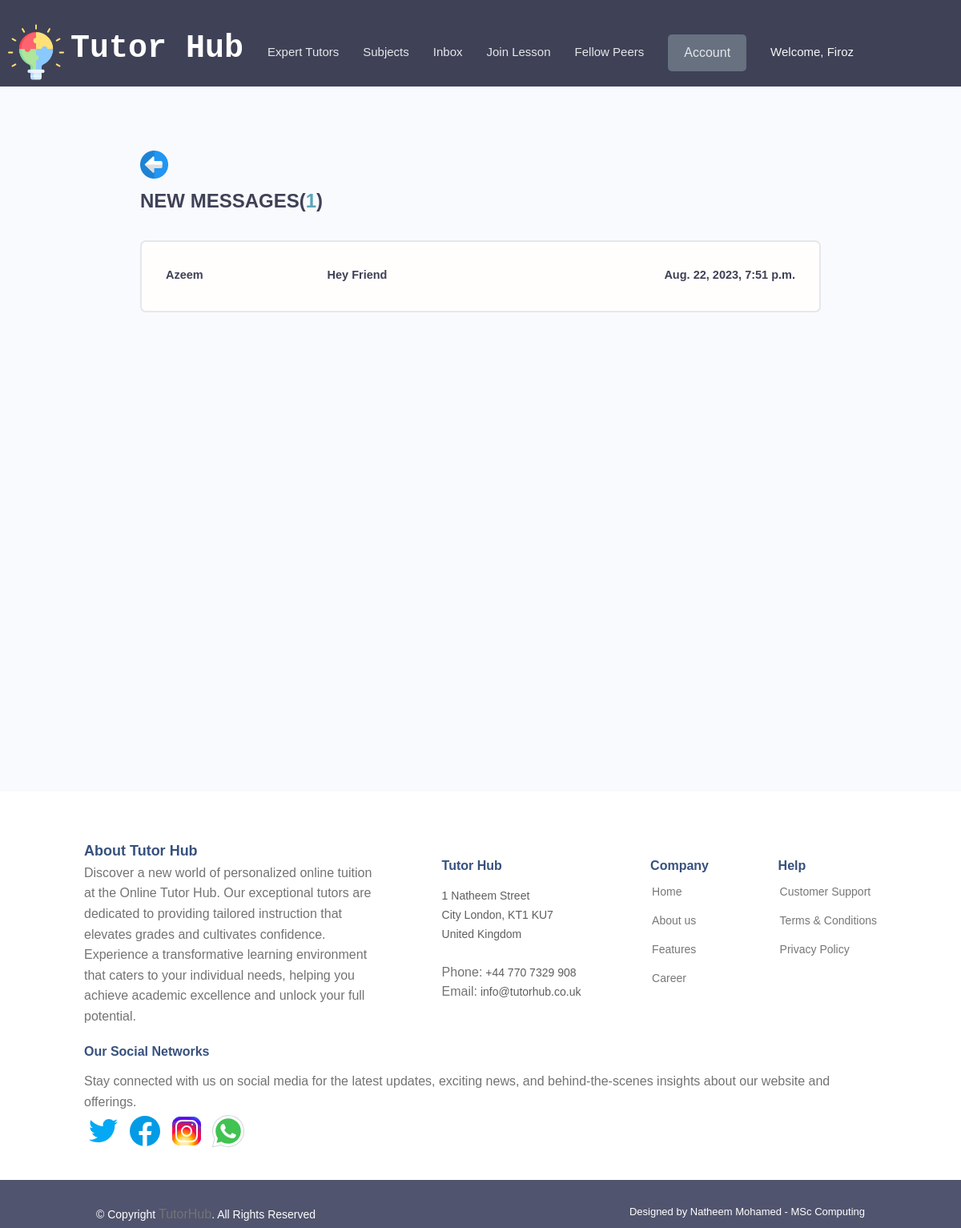
Page /inbox/ (signed in) on the earlier database version.
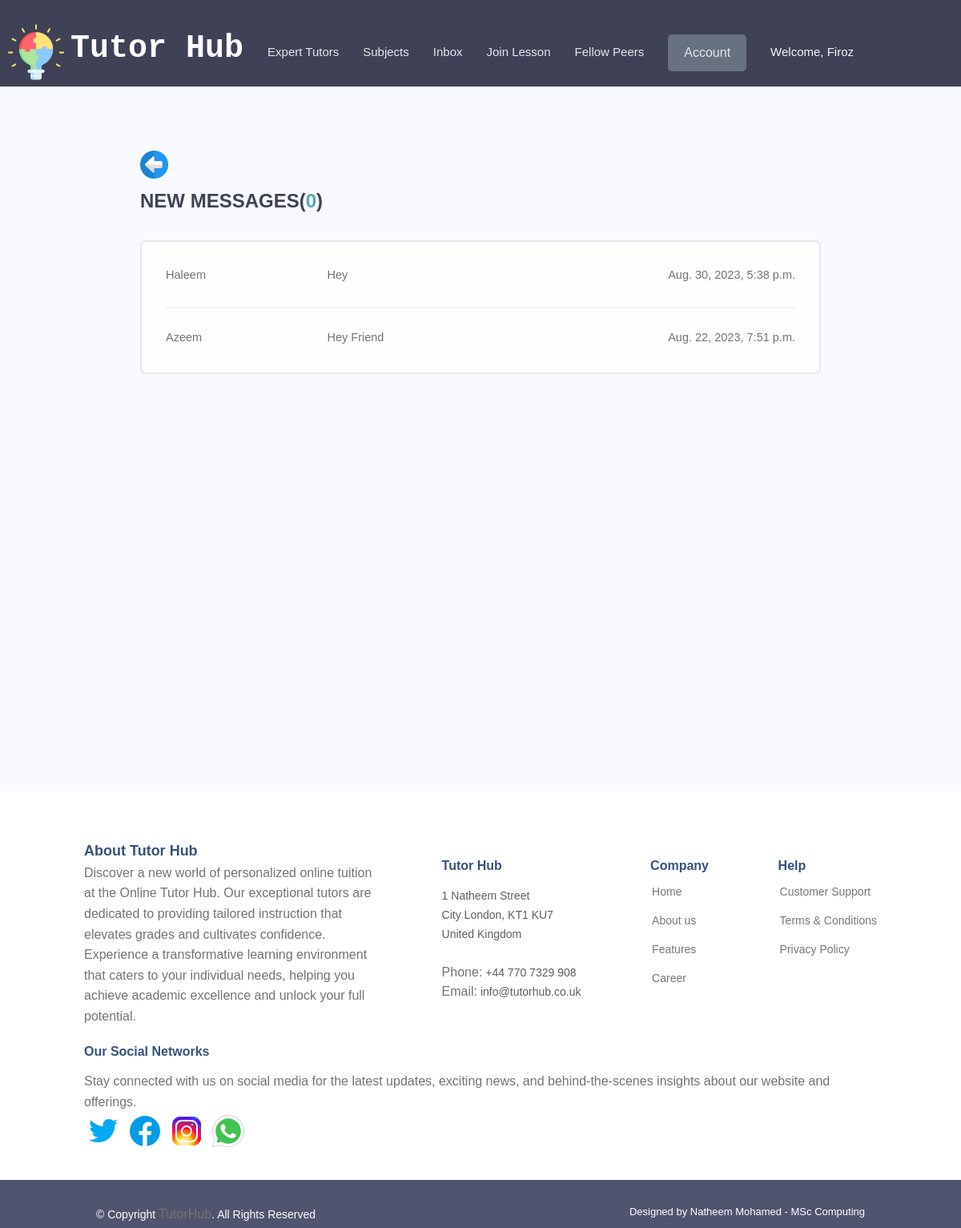
Same page on the later database version.
### users/models.py (models this page shows, shortened)
class NewUser(AbstractBaseUser,PermissionsMixin):
    email = models.EmailField(("email address"), unique=True)
    username = models.CharField(max_length=200, unique=True)
    first_name = models.CharField(max_length=200, blank=False)
    last_name = models.CharField(max_length=200, blank=True)
    USER_TYPE_CHOICES = (
    ('admin', 'Admin'),
    ('student', 'Student'),
    ('tutor', 'Tutor'),
    )
    user_type = models.CharField(max_length=15, choices=USER_TYPE_CHOICES)
    is_staff = models.BooleanField(default=False)
    is_active = models.BooleanField(default=True)
    is_superuser = models.BooleanField(default=False)
    last_login = models.DateTimeField(auto_now=True)
    date_joined = models.DateTimeField(auto_now_add=True)
    objects = CustomUserManager()
    USERNAME_FIELD = 'email'
    REQUIRED_FIELDS = ['username', 'first_name']

### userprofile/models.py (models this page shows, shortened)
class Message(models.Model):
    sender = models.ForeignKey(settings.AUTH_USER_MODEL, on_delete=models.SET_NULL, null=True, blank=True, related_name='sent_messages')
    recipient = models.ForeignKey(settings.AUTH_USER_MODEL, on_delete=models.SET_NULL, null=True, blank=True, related_name='received_messages')
    name = models.CharField(max_length=200, null=True, blank=True)
    email = models.EmailField(max_length=200, null=True, blank=True)
    subject = models.CharField(max_length=200, null=True, blank=True)
    body = models.TextField()
    is_read = models.BooleanField(default=False, null=True)
    created = models.DateTimeField(auto_now_add=True)
    id = models.UUIDField(default=uuid.uuid4, unique=True, primary_key=True, editable=False)
    class Meta:
        ordering = ['is_read', '-created']

### userprofile/views.py (the view)
# urls.py: path('inbox/', views.inbox, name="inbox"),
@login_required(login_url='login')
def inbox(request):
    current_user = request.user
    if current_user.user_type == 'student':
        profilepk = current_user.studentprofile.pk
    else:
        profilepk = None
    messageRequests = current_user.received_messages.all()
    unreadCount = messageRequests.filter(is_read=False).count()
    context = {'messageRequests':messageRequests,'unreadCount': unreadCount, 'profilepk':profilepk }
    return render(request, 'userprofile/inbox.html', context)

### userprofile/templates/userprofile/inbox.html
{% extends 'main.html' %}
{% load static %}
{% block content  %}
<main class="inbox my-xl">
    <div class="content-box">
        {% if request.user.user_type == 'tutor' %}
        <a href="{% url 'tutor-profile' pk=request.user.tutorprofile.pk %}">
        <img src="{% static 'images/default-image/previous.png' %}" style="max-width: 35px;" />
        </a>
        {% else %}
        <a href="{% url 'student-profile' pk=request.user.studentprofile.pk %}">
        <img src="{% static 'images/default-image/previous.png' %}" style="max-width: 35px;" />
        </a>
        {% endif %}
        <h3 class="inbox__title">New Messages(<span>{{unreadCount}}</span>)</h3>
        <ul class="messages">
            {% for recieved_message in messageRequests %}
            {% if recieved_message.is_read == False %}
            <li class="message message--unread">
                {% else %}
                <li class="message">
            {% endif %}
             <a href="{% url 'message' recieved_message.id%}">
                <span class="message__author">{{recieved_message.name}}</span>
                <span class="message__subject">{{recieved_message.subject}}</span>
                <span class="message__date">{{recieved_message.created}}</span>
             </a>
            </li>
            {% endfor %}
        </ul>
    </div>
</main>
{% endblock content  %}

### templates/main.html (shortened to what this page needs)
<!DOCTYPE html>
{% load static  %}
<html>
<head>
     <link rel="stylesheet" href="{% static 'styles/main-styles.css' %}" />
    <link rel='stylesheet' type='text/css' href="{% static 'styles/main.css' %}"/>
</head>
<body>
    {% include 'navbar.html' %}
    {% block content  %}
    {% endblock content %}
    {% include 'footer1.html' %}
</body>
</html>

### templates/navbar.html (shortened to what this page needs)
{% load static %}
<header class="header">
  <a href="{% url 'subjects' %}"> <img class="tutormainlogo" src="{% static 'images/main-logo/puzzle1.png'%}" alt="TutorHub Logo" /></a>
    <div class="container container--narrow">
      <nav class="header__nav">
        <ul class="header__menu">
          <h2 class="header__logo__name">Tutor Hub</h2>
          <li class="header__menuItem"><a href="{% url 'tutor-profiles'  %}">Expert Tutors</a></li>
          <li class="header__menuItem"><a href="{% url 'subjects' %}">Subjects </a></li>
          {% if request.user.is_authenticated %}
            {% if request.user.user_type == 'tutor' %}
            <li class="header__menuItem"><a href="{% url 'inbox' %}">Inbox </a></li>
            <li class="header__menuItem"><a href="{% url 'video-dashboard' %}">Create Video Lesson </a></li>
                <li class="header__menuItem dropdown">
                    <a href="#"  class="btn btn--sub1">Dashboard</a>
                    <ul class="dropdown-menutut">
                        <li><a href="{% url 'tutor-account' %}">My Account</a></li>
                        <li><a href="{% url 'logout' %}">Logout</a></li>
                    </ul>
                </li>
            {% else %}
            <li class="header__menuItem"><a href="{% url 'inbox' %}">Inbox </a></li>
            <li class="header__menuItem"><a href="{% url 'join-lesson' %}">Join Lesson </a></li>
            <li class="header__menuItem"><a href="{% url 'student-profiles' %}">Fellow Peers </a></li>
                <li class="header__menuItem dropdown">
                    <a href="#" class="btn btn--sub1">Account</a>
                </li>
            {% endif %}
            <li class="header__menuItem"><a style="color: rgb(247, 246, 246);">Welcome, {{request.user.first_name|capfirst}}</a></li>
          {% endif %}
        </ul>
      </nav>
    </div>
  </header>

### templates/footer1.html (shortened to what this page needs)
{% load static %}
 <footer id="footer">
    <div class="footer-top">
      <div class="container">
        <div class="row">
          <div class="footer-about">
                <h5>About Tutor Hub</h5>
                <p>Discover a new world of personalized online tuition at the Online Tutor Hub. Our exceptional tutors are dedicated to providing tailored instruction that elevates grades and cultivates confidence. Experience a transformative learning environment that caters to your individual needs, helping you achieve academic excellence and unlock your full potential.</p>
          </div>
          <div class="footer-contact">
            <h4>Tutor Hub</h4>
            <p>
              1 Natheem Street <br>
              City London, KT1 KU7<br>
              United Kingdom <br><br>
              <strong>Phone:</strong> +44 770 7329 908<br>
              <strong>Email:</strong> info@tutorhub.co.uk<br>
            </p>
          </div>
          <div class="footer-links">
            <h4>Company</h4>
            <ul>
              <li> <a href="#">Home</a></li>
              <li> <a href="#">About us</a></li>
              <li> <a href="#">Features</a></li>
              <li> <a href="#">Career</a></li>
            </ul>
          </div>
          <div class="footer-links">
            <h4>Help</h4>
            <ul>
              <li> <a href="#">Customer Support</a></li>
              <li> <a href="#">Terms & Conditions</a></li>
              <li> <a href="#">Privacy Policy</a></li>
          </div>
          <div class="footer-links2">
            <h4>Our Social Networks</h4>
            <p>Stay connected with us on social media for the latest updates, exciting news, and behind-the-scenes insights about our website and offerings.</p>
            <div class="social-links">
                <img src="{% static 'images/footer-socials-logo/twitter.svg' %}" alt="Twitter" <a href=""></a>
                <img src="{% static 'images/footer-socials-logo/facebook.svg' %}" alt="Facebook" <a href=""></a>
                <img src="{% static 'images/footer-socials-logo/instagram.svg' %}" alt="Instagram" <a href=""></a>
                <img src="{% static 'images/footer-socials-logo/whatsapp.svg' %}" alt="Whatsapp" <a href=""></a>
            </div>
          </div>
        </div>
      </div>
    </div>
    <div class="container footer-bottom clearfix">
      <div class="copyright">
        &copy; Copyright <strong><span>TutorHub</span></strong>. All Rights Reserved
      </div>
      <div class="credits">
        Designed by <a href="https://bootstrapmade.com/">Natheem Mohamed - MSc Computing </a>
      </div>
    </div>
  </footer>

### static/styles/main-styles.css (style rules this page uses)
* { margin: 0; padding: 0; box-sizing: border-box; text-rendering: optimizeLegibility; color: inherit; font-size: inherit; }
html { font-size: 50%; }
@media only screen and (min-width: 480px) { html { font-size: 56.25%; } }
@media only screen and (min-width: 1200px) { html { font-size: 62.5%; } }
body { line-height: 1.6; font-weight: 400; font-size: 1.5rem; color: var(--color-text); background-color: var(--color-bg); min-height: 100vh; }
.container { width: 92%; max-width: 165rem; margin: 0 auto; box-sizing: border-box; }
.container--narrow { width: 92%; max-width: 120rem; }
@media screen and (min-width: 1000px) { .container { width: 90%; } }
@media screen and (min-width: 1000px) { .container--narrow { width: 85%; } }
@media screen and (min-width: 1200px) { .container { width: 80%; } }
@media screen and (min-width: 1200px) { .container--narrow { width: 72%; } }
.my-xl { margin: 8rem auto; }
:root { --color-main: #5aa5b9; --color-main-light: #e6faff; --color-sub: #3f4156; --color-sub-light: #51546e; --color-sub-lighter: #ededfd; --color-text: #737373; --color-gray: #8b8b8b; --color-light: #e5e7eb; --color-light-gray: #767676; --color-bg: #f8fafd; --color-white: #fffefd; --color-white-light: #f3f3f3; --color-success: #359e64; --color-success-bg: #def8e8; --color-error: #fc4b0b; --color-error-bg: #fff2ee; --font-base: 'Poppins', arial, helvetica, 'Segoe UI', roboto, ubuntu, sans-serif; --font-monospace: 'Fira Code', 'Courier New', courier, monospace; --font-regular: 300; --font-medium: 500; --font-bold: 700; --generic-shadow: 1px 1px 5px #00000010; --generic-transition: all 0.3s ease-in-out; }
* { font-family: var(--font-base); }
h2 { font-size: 2.6rem; font-weight: var(--font-bold); }
h3 { font-size: 3.2rem; font-weight: var(--font-medium); }
h4 { font-size: 2.8rem; font-weight: var(--font-medium); }
h5 { font-size: 2.4rem; font-weight: var(--font-medium); }
h5, h6 { font-weight: var(--font-regular); }
p, span, strong { font-size: 1.6rem; color: var(--color-text); font-weight: var(--font-regular); }
strong { font-weight: var(--font-medium); }
a { padding-bottom: 2px; text-decoration: none; display: inline-block; color: var(--color-main); font-weight: var(--font-medium); }
.btn { display: inline-block; position: relative; cursor: pointer; background-color: var(--color-light); font-weight: var(--font-medium); color: var(--color-sub); text-decoration: none; padding: 1rem 2rem; border-radius: 0.5rem; border: none; width: -webkit-fit-content; width: -moz-fit-content; width: fit-content; height: -webkit-fit-content; height: -moz-fit-content; height: fit-content; font-size: 1.6rem; outline-width: 0; outline-color: transparent; -webkit-backface-visibility: hidden; backface-visibility: hidden; transition: all 0.3s ease-in-out; }
.btn--sub1 { background-color: #677180; color: var(--color-white); }

Differences in the rows shown:
added Message: name "Haleem", subject "Hey", created "Aug. 30, 2023, 5:38 p.m."
changed Message "Azeem": is_read False → True (drawn)
Other differences:
{{ unreadCount }}: "1" → "0"
